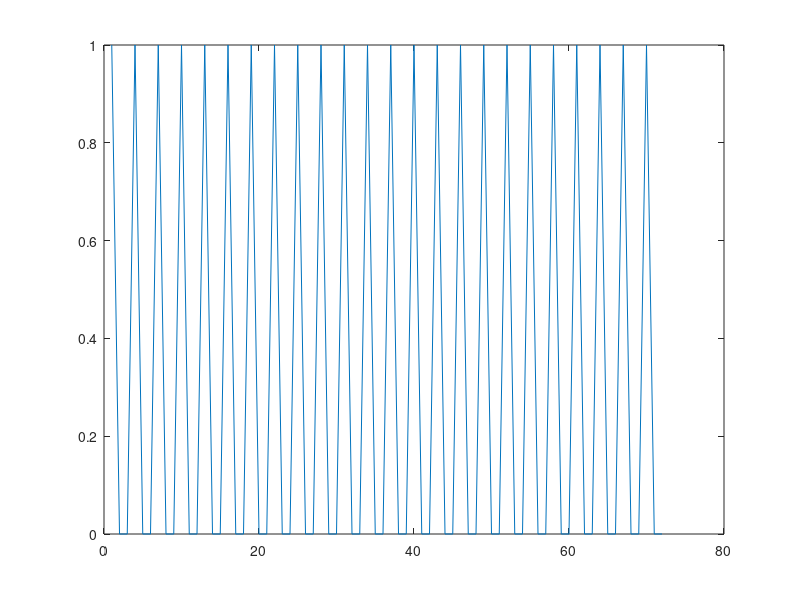
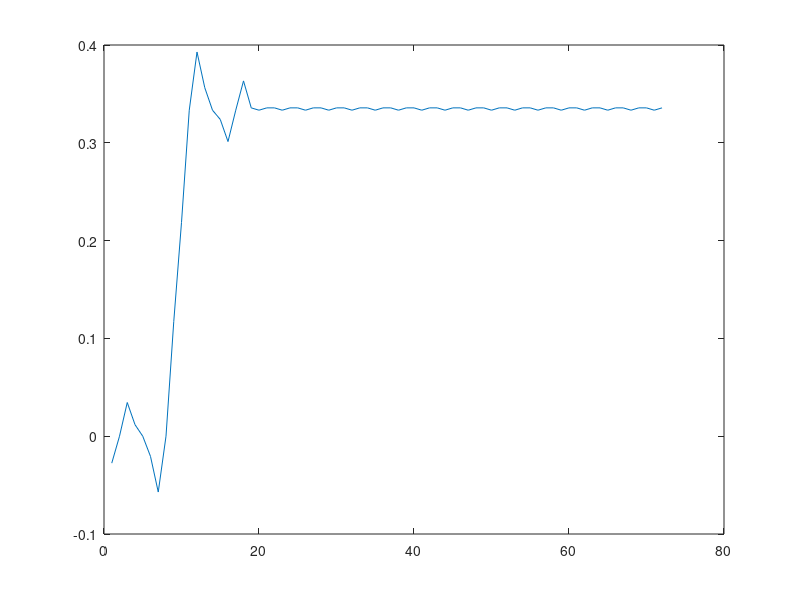
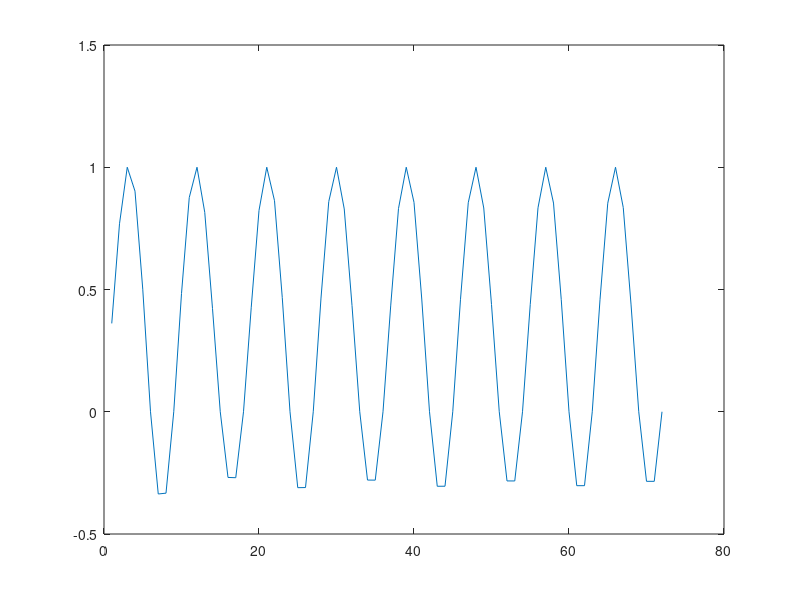

These charts were generated, in order, by the following MATLAB code:
close all
clear all
clc

v = [1,0,0];
x = [v,v,v,v,v,v,v,v,v,v,v,v,v,v,v,v,v,v,v,v,v,v,v,v];
plot(x);
n = -10:10;
a = 3;
s = sinc(n/a)/a;
y = filter(s,1,x);
figure;plot(y);
y1 = zeros(1,72);
for n = 1:72
    for m = 1:72
        y1(m) = y1(m)+x(n)*sinc(m/a-n);
    end;
end;
figure;plot(y1);